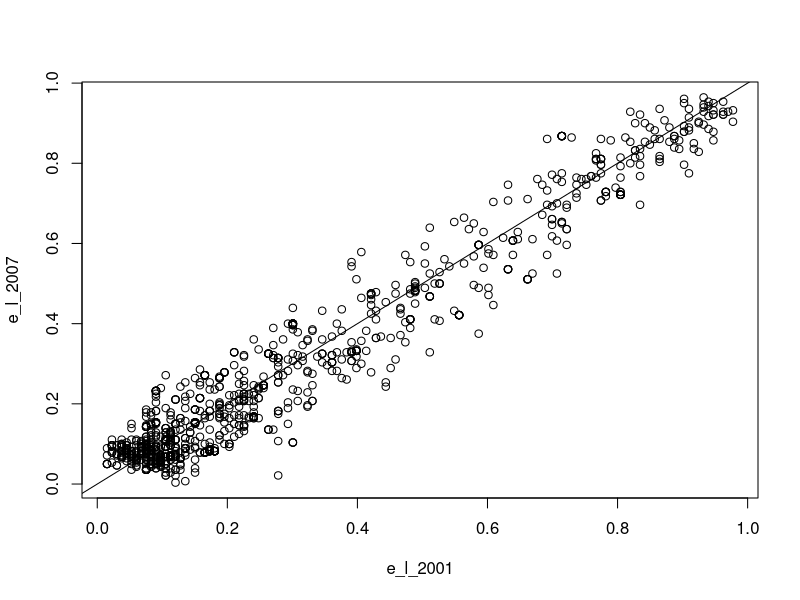

Recreate this plot in R.
library(readxl)
cog_annotate <- read_excel("./Data/NIHMS74007-supplement-Supplementary_Dataset_1.xlsx")


d1 <- read.csv('./Data/data_MassUS.csv')

d1.cogs <- d1[, grep('CLS', names(d1))]

e_l_year <- aggregate(d1.cogs, by=list('year'=d1$Year), FUN=mean)

e_l_2001 <- as.vector(t(e_l_year[1,-1]))
e_l_2007 <- as.vector(t(e_l_year[3,-1]))

plot(e_l_2001,e_l_2007)
abline(a=0, b=1)
